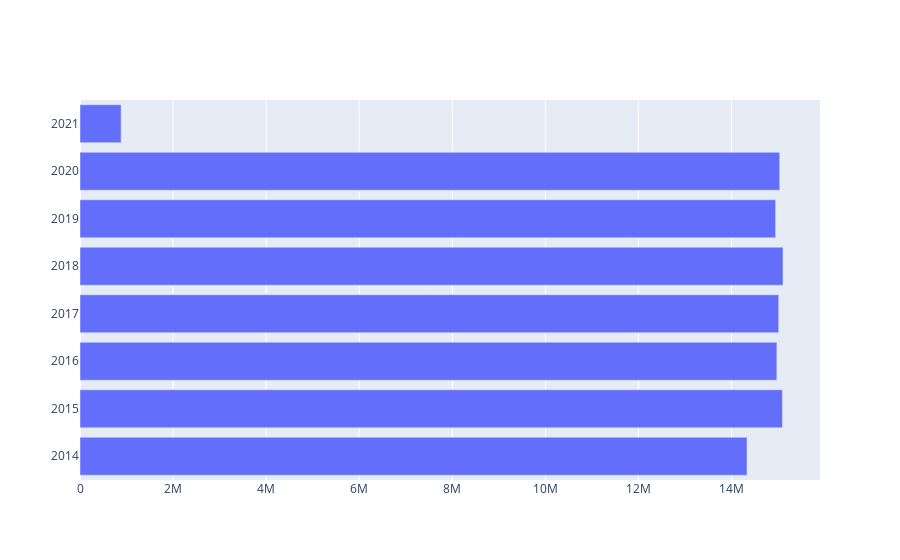

Notebook code cell kept with this figure:
### Code cell
import plotly.graph_objects as go

fig = go.Figure(go.Bar(
            x=df5['sales'],
            y=df5['year'],
            orientation='h'))

fig.show()

### Figure 1 — Plotly figure (JSON) as saved in the notebook; plotly's stock layout.template omitted (floating-point values rounded to 4 significant figures)
{"data": [{"orientation": "h", "type": "bar", "x": [14330000.0, 15100000.0, 14980000.0, 15015806, 15110000.0, 14950000.0, 15040000.0, 883800.0], "y": [2014, 2015, 2016, 2017, 2018, 2019, 2020, 2021]}], "layout": {}}
